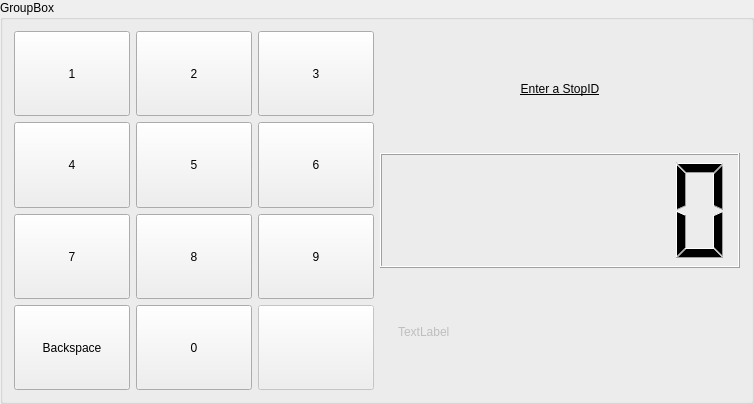
<?xml version="1.0" encoding="UTF-8"?>
<ui version="4.0">
 <class>GroupBox</class>
 <widget class="QGroupBox" name="GroupBox">
  <property name="windowModality">
   <enum>Qt::NonModal</enum>
  </property>
  <property name="enabled">
   <bool>true</bool>
  </property>
  <property name="geometry">
   <rect>
    <x>0</x>
    <y>0</y>
    <width>754</width>
    <height>404</height>
   </rect>
  </property>
  <property name="sizePolicy">
   <sizepolicy hsizetype="Fixed" vsizetype="Fixed">
    <horstretch>0</horstretch>
    <verstretch>0</verstretch>
   </sizepolicy>
  </property>
  <property name="maximumSize">
   <size>
    <width>800</width>
    <height>16777215</height>
   </size>
  </property>
  <property name="windowTitle">
   <string/>
  </property>
  <property name="styleSheet">
   <string notr="true"/>
  </property>
  <property name="title">
   <string>GroupBox</string>
  </property>
  <layout class="QHBoxLayout" name="horizontalLayout">
   <item>
    <layout class="QGridLayout" name="gridLayout">
     <item row="2" column="0">
      <widget class="QPushButton" name="pushButton_1">
       <property name="sizePolicy">
        <sizepolicy hsizetype="Minimum" vsizetype="MinimumExpanding">
         <horstretch>0</horstretch>
         <verstretch>0</verstretch>
        </sizepolicy>
       </property>
       <property name="styleSheet">
        <string notr="true">font: 48pt &quot;Plantagenet Cherokee&quot;;</string>
       </property>
       <property name="text">
        <string>1</string>
       </property>
      </widget>
     </item>
     <item row="6" column="2">
      <widget class="QPushButton" name="pushButton_0">
       <property name="sizePolicy">
        <sizepolicy hsizetype="Minimum" vsizetype="MinimumExpanding">
         <horstretch>0</horstretch>
         <verstretch>0</verstretch>
        </sizepolicy>
       </property>
       <property name="styleSheet">
        <string notr="true">font: 48pt &quot;Plantagenet Cherokee&quot;;</string>
       </property>
       <property name="text">
        <string>0</string>
       </property>
      </widget>
     </item>
     <item row="2" column="3">
      <widget class="QPushButton" name="pushButton_3">
       <property name="sizePolicy">
        <sizepolicy hsizetype="Minimum" vsizetype="MinimumExpanding">
         <horstretch>0</horstretch>
         <verstretch>0</verstretch>
        </sizepolicy>
       </property>
       <property name="styleSheet">
        <string notr="true">font: 48pt &quot;Plantagenet Cherokee&quot;;</string>
       </property>
       <property name="text">
        <string>3</string>
       </property>
      </widget>
     </item>
     <item row="2" column="2">
      <widget class="QPushButton" name="pushButton_2">
       <property name="sizePolicy">
        <sizepolicy hsizetype="Minimum" vsizetype="MinimumExpanding">
         <horstretch>0</horstretch>
         <verstretch>0</verstretch>
        </sizepolicy>
       </property>
       <property name="styleSheet">
        <string notr="true">font: 48pt &quot;Plantagenet Cherokee&quot;;</string>
       </property>
       <property name="text">
        <string>2</string>
       </property>
      </widget>
     </item>
     <item row="6" column="3">
      <widget class="QPushButton" name="pushButton_Next">
       <property name="enabled">
        <bool>false</bool>
       </property>
       <property name="sizePolicy">
        <sizepolicy hsizetype="Minimum" vsizetype="Minimum">
         <horstretch>0</horstretch>
         <verstretch>0</verstretch>
        </sizepolicy>
       </property>
       <property name="text">
        <string/>
       </property>
      </widget>
     </item>
     <item row="5" column="2">
      <widget class="QPushButton" name="pushButton_8">
       <property name="sizePolicy">
        <sizepolicy hsizetype="Minimum" vsizetype="MinimumExpanding">
         <horstretch>0</horstretch>
         <verstretch>0</verstretch>
        </sizepolicy>
       </property>
       <property name="styleSheet">
        <string notr="true">font: 48pt &quot;Plantagenet Cherokee&quot;;</string>
       </property>
       <property name="text">
        <string>8</string>
       </property>
      </widget>
     </item>
     <item row="6" column="0">
      <widget class="QPushButton" name="pushButton_bksp">
       <property name="sizePolicy">
        <sizepolicy hsizetype="Minimum" vsizetype="MinimumExpanding">
         <horstretch>0</horstretch>
         <verstretch>0</verstretch>
        </sizepolicy>
       </property>
       <property name="styleSheet">
        <string notr="true">font: 16pt &quot;Plantagenet Cherokee&quot;;</string>
       </property>
       <property name="text">
        <string>Backspace</string>
       </property>
      </widget>
     </item>
     <item row="3" column="0">
      <widget class="QPushButton" name="pushButton_4">
       <property name="sizePolicy">
        <sizepolicy hsizetype="Minimum" vsizetype="MinimumExpanding">
         <horstretch>0</horstretch>
         <verstretch>0</verstretch>
        </sizepolicy>
       </property>
       <property name="styleSheet">
        <string notr="true">font: 48pt &quot;Plantagenet Cherokee&quot;;</string>
       </property>
       <property name="text">
        <string>4</string>
       </property>
      </widget>
     </item>
     <item row="3" column="3">
      <widget class="QPushButton" name="pushButton_6">
       <property name="sizePolicy">
        <sizepolicy hsizetype="Minimum" vsizetype="MinimumExpanding">
         <horstretch>0</horstretch>
         <verstretch>0</verstretch>
        </sizepolicy>
       </property>
       <property name="styleSheet">
        <string notr="true">font: 48pt &quot;Plantagenet Cherokee&quot;;</string>
       </property>
       <property name="text">
        <string>6</string>
       </property>
      </widget>
     </item>
     <item row="5" column="3">
      <widget class="QPushButton" name="pushButton_9">
       <property name="sizePolicy">
        <sizepolicy hsizetype="Minimum" vsizetype="MinimumExpanding">
         <horstretch>0</horstretch>
         <verstretch>0</verstretch>
        </sizepolicy>
       </property>
       <property name="styleSheet">
        <string notr="true">font: 48pt &quot;Plantagenet Cherokee&quot;;</string>
       </property>
       <property name="text">
        <string>9</string>
       </property>
      </widget>
     </item>
     <item row="5" column="0">
      <widget class="QPushButton" name="pushButton_7">
       <property name="sizePolicy">
        <sizepolicy hsizetype="Minimum" vsizetype="MinimumExpanding">
         <horstretch>0</horstretch>
         <verstretch>0</verstretch>
        </sizepolicy>
       </property>
       <property name="styleSheet">
        <string notr="true">font: 48pt &quot;Plantagenet Cherokee&quot;;</string>
       </property>
       <property name="text">
        <string>7</string>
       </property>
      </widget>
     </item>
     <item row="3" column="2">
      <widget class="QPushButton" name="pushButton_5">
       <property name="enabled">
        <bool>true</bool>
       </property>
       <property name="sizePolicy">
        <sizepolicy hsizetype="Minimum" vsizetype="Expanding">
         <horstretch>0</horstretch>
         <verstretch>0</verstretch>
        </sizepolicy>
       </property>
       <property name="minimumSize">
        <size>
         <width>0</width>
         <height>1</height>
        </size>
       </property>
       <property name="baseSize">
        <size>
         <width>50</width>
         <height>50</height>
        </size>
       </property>
       <property name="styleSheet">
        <string notr="true">font: 48pt &quot;Plantagenet Cherokee&quot;;</string>
       </property>
       <property name="text">
        <string>5</string>
       </property>
       <property name="autoRepeatDelay">
        <number>300</number>
       </property>
      </widget>
     </item>
    </layout>
   </item>
   <item>
    <layout class="QVBoxLayout" name="verticalLayout">
     <item>
      <widget class="QLabel" name="label">
       <property name="sizePolicy">
        <sizepolicy hsizetype="Preferred" vsizetype="Preferred">
         <horstretch>0</horstretch>
         <verstretch>0</verstretch>
        </sizepolicy>
       </property>
       <property name="acceptDrops">
        <bool>false</bool>
       </property>
       <property name="styleSheet">
        <string notr="true">font: 32pt &quot;Plantagenet Cherokee&quot;;
text-decoration: underline;
</string>
       </property>
       <property name="text">
        <string>Enter a StopID</string>
       </property>
       <property name="alignment">
        <set>Qt::AlignCenter</set>
       </property>
      </widget>
     </item>
     <item>
      <widget class="QLCDNumber" name="lcdNumber">
       <property name="sizePolicy">
        <sizepolicy hsizetype="Minimum" vsizetype="Minimum">
         <horstretch>0</horstretch>
         <verstretch>0</verstretch>
        </sizepolicy>
       </property>
       <property name="digitCount">
        <number>6</number>
       </property>
      </widget>
     </item>
     <item>
      <layout class="QHBoxLayout" name="horizontalLayout_2">
       <item>
        <widget class="QLabel" name="label_2">
         <property name="enabled">
          <bool>false</bool>
         </property>
         <property name="styleSheet">
          <string notr="true">padding-left:15px;</string>
         </property>
         <property name="text">
          <string>TextLabel</string>
         </property>
         <property name="alignment">
          <set>Qt::AlignLeading|Qt::AlignLeft|Qt::AlignVCenter</set>
         </property>
        </widget>
       </item>
      </layout>
     </item>
    </layout>
   </item>
  </layout>
 </widget>
 <resources/>
 <connections/>
</ui>
